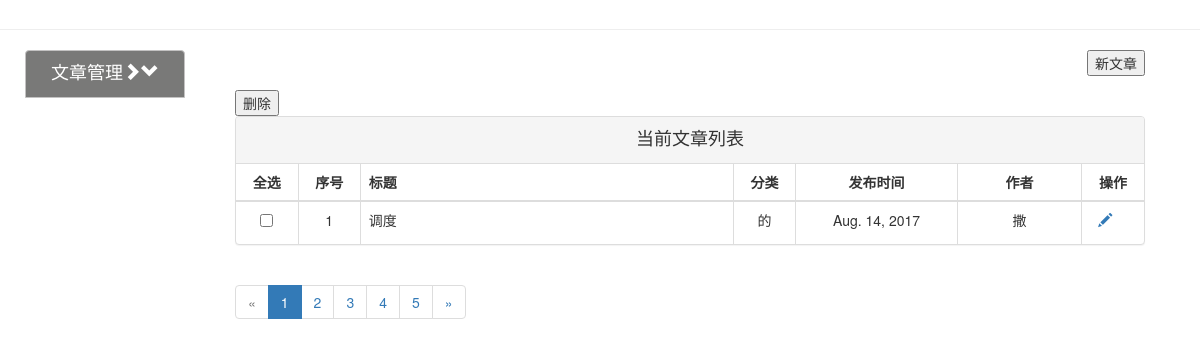
/article_admin/, run on an earlier commit of the app's database.
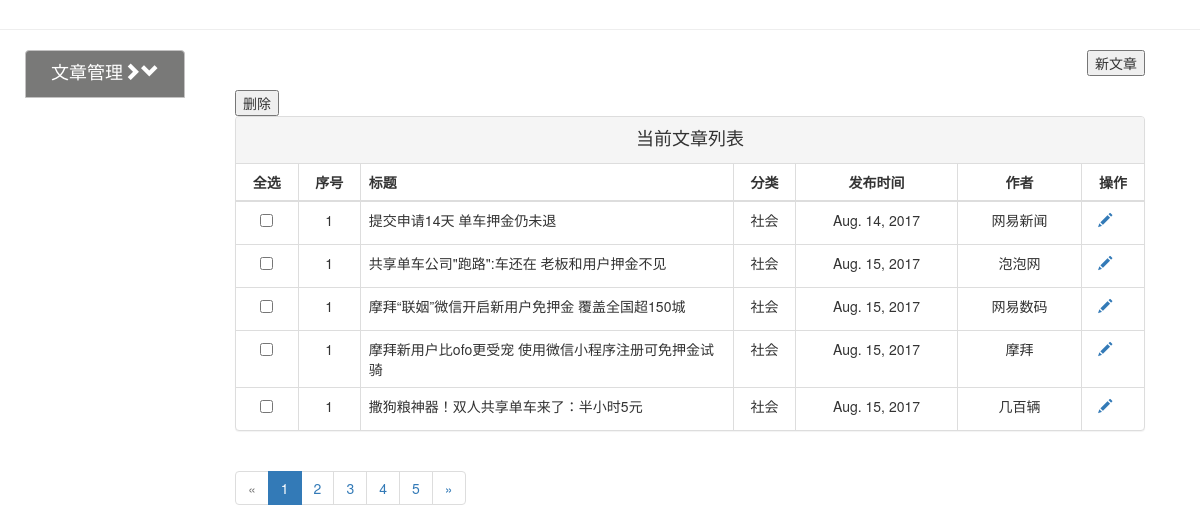
And on a later commit of the database.
### Blog/models.py (models this page shows, shortened)
class Article(models.Model):
    id = models.AutoField(primary_key=True)
    title = models.CharField(max_length=64)
    publish_time = models.DateField(auto_now_add=True)
    tags = models.ManyToManyField(Tag)
    catagory = models.ForeignKey(Catagory)
    content = models.TextField()
    author = models.CharField(max_length=8)
    canbe_content = models.BooleanField(default=True)

class Catagory(models.Model):
    name = models.CharField('名称',max_length=30)
    def __str__(self):
        return self.name

### Blog/views.py (the view)
# urls.py: url(r'^article_admin/$', article_admin, name='article_admin'),
def article_admin(request):
    article_list = Article.objects.all()
    return render(request, 'article_admin.html', context={'article_list': article_list})

### templates/article_admin.html (shortened to what this page needs)
<!DOCTYPE html>
<html lang="en">
<head>
    <link href="/static/bootstrap/css/bootstrap.css" rel="stylesheet">
    <link href="/static/css/custom.css" rel="stylesheet">
</head>
<body>
<div class="page-header-for-admin">
</div>
<div class="col-lg-2">
    <div class="list-group text-for-admin">
        <ul class="left-content-for-admin" id="drop1">
            <li>
                <a href="#" class="list-group-item active" id="dropdown1">文章管理<span class="glyphicon glyphicon-chevron-right" aria-hidden="true"></span><span class="glyphicon glyphicon-chevron-down" aria-hidden="true"></span></a>
            </li>
        </ul>
    </div>
</div>
<div class="col-lg-9-for-admin">
    <div>
        <button class="pull-right">新文章</button>
        <br/>
        <br/>
        <button>删除</button>
        <br/>
    </div>
    <div class="panel panel-default">
        <div class="panel-heading text-for-admin-2">当前文章列表</div>
        <table class="table">
            <thead>
                <tr>
                    <th>全选</th>
                    <th>序号</th>
                    <th>标题</th>
                    <th>分类</th>
                    <th>发布时间</th>
                    <th>作者</th>
                    <th>操作</th>
                </tr>
            </thead>
            <tbody>
                {% for article in article_list %}
                  <tr>
                    <td scope="row"><label>
                      <input type="checkbox">
                    </label></td>
                    <td scope="row">1</td>
                    <td>{{ article.title }}</td>
                    <td>{{ article.catagory }}</td>
                    <td>{{ article.publish_time }}</td>
                    <td>{{ article.author }}</td>
                    <td>
                        <a>
                            <span onclick="test1(this)" class="glyphicon glyphicon-pencil"></span> &nbsp;&nbsp;&nbsp;
                        </a>
                    </td>
                  </tr>
                {% endfor %}
            </tbody>
        </table>
    </div>
    <div>
        <ul class="pagination">
            <li class="disabled"><a href="#" aria-label="Previous"><span aria-hidden="true">«</span></a></li>
            <li class="active"><a href="#">1 <span class="sr-only">(current)</span></a></li>
            <li><a href="#">2</a></li>
            <li><a href="#">3</a></li>
            <li><a href="#">4</a></li>
            <li><a href="#">5</a></li>
            <li><a href="#" aria-label="Next"><span aria-hidden="true">»</span></a></li>
         </ul>
    </div>
</div>
</body>
</html>

### static/css/custom.css (style rules this page uses)
.col-lg-9-for-admin { float: left; width: 80%; position: relative; min-height: 1px; padding-right: 15px; padding-left: 35px; }
.page-header-for-admin { padding-bottom: 9px; margin: 20px 0 20px; border-bottom: 1px solid #eee; }
.text-for-admin { text-align: center; font-size: large; font-family: 新宋体; }
.text-for-admin-2 { text-align: center; font-size: large; font-family: 新宋体; }
.left-content-for-admin { list-style-type: none; margin-top: 0; -webkit-padding-start: 10px; }
table td:nth-child(1),th:nth-child(1) { border-right: 1px solid #ddd; text-align: center; width: 5%; }
table td:nth-child(2),th:nth-child(2) { border-right: 1px solid #ddd; text-align: center; width: 5%; }
table td:nth-child(3),th:nth-child(3) { border-right: 1px solid #ddd; width: 30%; }
table td:nth-child(4),th:nth-child(4) { border-right: 1px solid #ddd; text-align: center; width: 5%; }
table td:nth-child(5),th:nth-child(5) { border-right: 1px solid #ddd; text-align: center; width: 13%; }
table td:nth-child(6),th:nth-child(6) { border-right: 1px solid #ddd; text-align: center; width: 10%; }
table td:nth-child(7),th:nth-child(7) { text-align: center; width: 5%; }

What changed in the data, as far as the page shows it:
changed Article: title "调度" → "提交申请14天 单车押金仍未退"; catagory "的" → "社会"; author "撒" → "网易新闻"
added Article: title "共享单车公司\"跑路\":车还在 老板和用户押金不见", catagory "社会", publish_time "Aug. 15, 2017", author "泡泡网"
added Article: title "摩拜“联姻”微信开启新用户免押金 覆盖全国超150城", catagory "社会", publish_time "Aug. 15, 2017", author "网易数码"
added Article: title "摩拜新用户比ofo更受宠 使用微信小程序注册可免押金试骑", catagory "社会", publish_time "Aug. 15, 2017", author "摩拜"
added Article: title "撒狗粮神器！双人共享单车来了：半小时5元", catagory "社会", publish_time "Aug. 15, 2017", author "几百辆"
